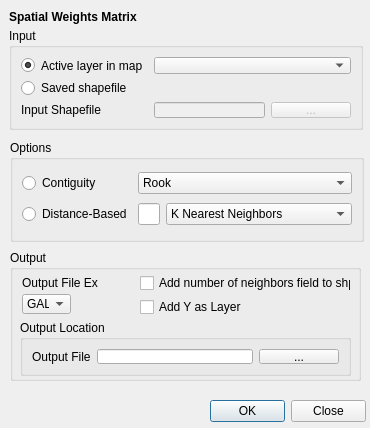
<?xml version="1.0" encoding="UTF-8"?>
<ui version="4.0">
 <class>Weights</class>
 <widget class="QDialog" name="Weights">
  <property name="windowModality">
   <enum>Qt::NonModal</enum>
  </property>
  <property name="geometry">
   <rect>
    <x>0</x>
    <y>0</y>
    <width>370</width>
    <height>428</height>
   </rect>
  </property>
  <property name="acceptDrops">
   <bool>true</bool>
  </property>
  <property name="windowTitle">
   <string>Weights Matrix</string>
  </property>
  <widget class="QDialogButtonBox" name="buttonBox">
   <property name="geometry">
    <rect>
     <x>210</x>
     <y>400</y>
     <width>156</width>
     <height>23</height>
    </rect>
   </property>
   <property name="toolTip">
    <string>press OK to render current raster</string>
   </property>
   <property name="orientation">
    <enum>Qt::Horizontal</enum>
   </property>
   <property name="standardButtons">
    <set>QDialogButtonBox::Close|QDialogButtonBox::Ok</set>
   </property>
   <property name="centerButtons">
    <bool>false</bool>
   </property>
  </widget>
  <widget class="QLabel" name="label_3">
   <property name="geometry">
    <rect>
     <x>9</x>
     <y>9</y>
     <width>131</width>
     <height>16</height>
    </rect>
   </property>
   <property name="font">
    <font>
     <weight>75</weight>
     <bold>true</bold>
    </font>
   </property>
   <property name="text">
    <string>Spatial Weights Matrix</string>
   </property>
  </widget>
  <widget class="QGroupBox" name="groupBox">
   <property name="geometry">
    <rect>
     <x>10</x>
     <y>250</y>
     <width>351</width>
     <height>131</height>
    </rect>
   </property>
   <property name="title">
    <string>Output</string>
   </property>
   <widget class="QGroupBox" name="groupBox_2">
    <property name="geometry">
     <rect>
      <x>10</x>
      <y>70</y>
      <width>331</width>
      <height>56</height>
     </rect>
    </property>
    <property name="sizePolicy">
     <sizepolicy hsizetype="Minimum" vsizetype="Preferred">
      <horstretch>0</horstretch>
      <verstretch>200</verstretch>
     </sizepolicy>
    </property>
    <property name="minimumSize">
     <size>
      <width>0</width>
      <height>13</height>
     </size>
    </property>
    <property name="title">
     <string>Output Location</string>
    </property>
    <layout class="QGridLayout" name="gridLayout">
     <item row="0" column="0">
      <widget class="QLabel" name="label_9">
       <property name="text">
        <string>Output File</string>
       </property>
       <property name="buddy">
        <cstring>outputFile</cstring>
       </property>
      </widget>
     </item>
     <item row="0" column="1">
      <widget class="QLineEdit" name="outputFile">
       <property name="enabled">
        <bool>true</bool>
       </property>
       <property name="toolTip">
        <string>Select a directory where the computed weight matrix will be saved to.</string>
       </property>
      </widget>
     </item>
     <item row="0" column="2">
      <widget class="QPushButton" name="pbnOutput">
       <property name="enabled">
        <bool>true</bool>
       </property>
       <property name="text">
        <string>...</string>
       </property>
      </widget>
     </item>
    </layout>
   </widget>
   <widget class="QLabel" name="label">
    <property name="geometry">
     <rect>
      <x>12</x>
      <y>25</y>
      <width>76</width>
      <height>16</height>
     </rect>
    </property>
    <property name="text">
     <string>Output File Ext.</string>
    </property>
   </widget>
   <widget class="QComboBox" name="outputExt">
    <property name="geometry">
     <rect>
      <x>12</x>
      <y>44</y>
      <width>49</width>
      <height>20</height>
     </rect>
    </property>
    <item>
     <property name="text">
      <string>GAL</string>
     </property>
    </item>
    <item>
     <property name="text">
      <string>GWT</string>
     </property>
    </item>
    <item>
     <property name="text">
      <string>MAT</string>
     </property>
    </item>
   </widget>
   <widget class="QWidget" name="">
    <property name="geometry">
     <rect>
      <x>130</x>
      <y>24</y>
      <width>211</width>
      <height>42</height>
     </rect>
    </property>
    <layout class="QVBoxLayout" name="verticalLayout">
     <item>
      <widget class="QCheckBox" name="addNumNeighbors">
       <property name="text">
        <string>Add number of neighbors field to shp</string>
       </property>
      </widget>
     </item>
     <item>
      <widget class="QCheckBox" name="addY">
       <property name="text">
        <string>Add Y as Layer</string>
       </property>
      </widget>
     </item>
    </layout>
   </widget>
  </widget>
  <widget class="QGroupBox" name="inputBox">
   <property name="geometry">
    <rect>
     <x>9</x>
     <y>28</y>
     <width>354</width>
     <height>102</height>
    </rect>
   </property>
   <property name="title">
    <string>Input</string>
   </property>
   <layout class="QGridLayout" name="gridLayout_4">
    <item row="0" column="0">
     <widget class="QRadioButton" name="rbUseActiveLayer">
      <property name="text">
       <string>Active layer in map</string>
      </property>
      <property name="checked">
       <bool>true</bool>
      </property>
      <attribute name="buttonGroup">
       <string>buttonGroup</string>
      </attribute>
     </widget>
    </item>
    <item row="1" column="0">
     <widget class="QRadioButton" name="rbSaveShapefile">
      <property name="text">
       <string>Saved shapefile</string>
      </property>
      <attribute name="buttonGroup">
       <string>buttonGroup</string>
      </attribute>
     </widget>
    </item>
    <item row="2" column="0">
     <widget class="QLabel" name="label_8">
      <property name="text">
       <string>Input Shapefile</string>
      </property>
      <property name="buddy">
       <cstring>inputFile</cstring>
      </property>
     </widget>
    </item>
    <item row="2" column="1">
     <widget class="QLineEdit" name="inputFile">
      <property name="enabled">
       <bool>false</bool>
      </property>
      <property name="toolTip">
       <string>Choose a shapefile from which to create the spatial weights matrix</string>
      </property>
     </widget>
    </item>
    <item row="2" column="2">
     <widget class="QPushButton" name="pbnInput">
      <property name="enabled">
       <bool>false</bool>
      </property>
      <property name="text">
       <string>...</string>
      </property>
     </widget>
    </item>
    <item row="0" column="1" colspan="2">
     <widget class="QComboBox" name="sourceLayer"/>
    </item>
   </layout>
  </widget>
  <widget class="QGroupBox" name="optionBox">
   <property name="geometry">
    <rect>
     <x>10</x>
     <y>140</y>
     <width>354</width>
     <height>102</height>
    </rect>
   </property>
   <property name="title">
    <string>Options</string>
   </property>
   <layout class="QGridLayout" name="gridLayout_5">
    <item row="1" column="0">
     <widget class="QRadioButton" name="rbDistance">
      <property name="text">
       <string>Distance-Based</string>
      </property>
     </widget>
    </item>
    <item row="0" column="1" colspan="2">
     <widget class="QComboBox" name="contComboBox">
      <item>
       <property name="text">
        <string>Rook</string>
       </property>
      </item>
      <item>
       <property name="text">
        <string>Queen</string>
       </property>
      </item>
      <item>
       <property name="text">
        <string>Bishop</string>
       </property>
      </item>
     </widget>
    </item>
    <item row="0" column="0">
     <widget class="QRadioButton" name="rbContiguity">
      <property name="text">
       <string>Contiguity</string>
      </property>
     </widget>
    </item>
    <item row="1" column="2">
     <widget class="QComboBox" name="distMethod">
      <property name="sizePolicy">
       <sizepolicy hsizetype="Expanding" vsizetype="Fixed">
        <horstretch>0</horstretch>
        <verstretch>0</verstretch>
       </sizepolicy>
      </property>
      <item>
       <property name="text">
        <string>K Nearest Neighbors</string>
       </property>
      </item>
      <item>
       <property name="text">
        <string>r Nearest Neighbors</string>
       </property>
      </item>
      <item>
       <property name="text">
        <string>Euclidean</string>
       </property>
      </item>
      <item>
       <property name="text">
        <string>Manhattan</string>
       </property>
      </item>
      <item>
       <property name="text">
        <string>Max nn-distance Band</string>
       </property>
      </item>
      <item>
       <property name="text">
        <string>I just kept listing slides from Serge</string>
       </property>
      </item>
      <item>
       <property name="text">
        <string>What fits/doesn't fit here</string>
       </property>
      </item>
      <item>
       <property name="text">
        <string/>
       </property>
      </item>
     </widget>
    </item>
    <item row="1" column="1">
     <widget class="QLineEdit" name="inputDistance">
      <property name="sizePolicy">
       <sizepolicy hsizetype="Expanding" vsizetype="Fixed">
        <horstretch>0</horstretch>
        <verstretch>0</verstretch>
       </sizepolicy>
      </property>
     </widget>
    </item>
   </layout>
  </widget>
 </widget>
 <tabstops>
  <tabstop>rbUseActiveLayer</tabstop>
  <tabstop>rbSaveShapefile</tabstop>
  <tabstop>inputFile</tabstop>
  <tabstop>pbnInput</tabstop>
  <tabstop>buttonBox</tabstop>
 </tabstops>
 <resources/>
 <connections>
  <connection>
   <sender>buttonBox</sender>
   <signal>rejected()</signal>
   <receiver>Weights</receiver>
   <slot>reject()</slot>
   <hints>
    <hint type="sourcelabel">
     <x>177</x>
     <y>448</y>
    </hint>
    <hint type="destinationlabel">
     <x>177</x>
     <y>215</y>
    </hint>
   </hints>
  </connection>
  <connection>
   <sender>buttonBox</sender>
   <signal>accepted()</signal>
   <receiver>Weights</receiver>
   <slot>accept()</slot>
   <hints>
    <hint type="sourcelabel">
     <x>177</x>
     <y>448</y>
    </hint>
    <hint type="destinationlabel">
     <x>157</x>
     <y>215</y>
    </hint>
   </hints>
  </connection>
  <connection>
   <sender>rbUseActiveLayer</sender>
   <signal>toggled(bool)</signal>
   <receiver>inputFile</receiver>
   <slot>setDisabled(bool)</slot>
   <hints>
    <hint type="sourcelabel">
     <x>115</x>
     <y>252</y>
    </hint>
    <hint type="destinationlabel">
     <x>294</x>
     <y>311</y>
    </hint>
   </hints>
  </connection>
  <connection>
   <sender>rbSaveShapefile</sender>
   <signal>toggled(bool)</signal>
   <receiver>pbnInput</receiver>
   <slot>setEnabled(bool)</slot>
   <hints>
    <hint type="sourcelabel">
     <x>157</x>
     <y>292</y>
    </hint>
    <hint type="destinationlabel">
     <x>428</x>
     <y>326</y>
    </hint>
   </hints>
  </connection>
  <connection>
   <sender>rbSaveShapefile</sender>
   <signal>toggled(bool)</signal>
   <receiver>pbnOutput</receiver>
   <slot>setEnabled(bool)</slot>
   <hints>
    <hint type="sourcelabel">
     <x>114</x>
     <y>288</y>
    </hint>
    <hint type="destinationlabel">
     <x>414</x>
     <y>357</y>
    </hint>
   </hints>
  </connection>
  <connection>
   <sender>rbUseActiveLayer</sender>
   <signal>toggled(bool)</signal>
   <receiver>pbnInput</receiver>
   <slot>setDisabled(bool)</slot>
   <hints>
    <hint type="sourcelabel">
     <x>69</x>
     <y>253</y>
    </hint>
    <hint type="destinationlabel">
     <x>437</x>
     <y>314</y>
    </hint>
   </hints>
  </connection>
  <connection>
   <sender>rbUseActiveLayer</sender>
   <signal>toggled(bool)</signal>
   <receiver>sourceLayer</receiver>
   <slot>setEnabled(bool)</slot>
   <hints>
    <hint type="sourcelabel">
     <x>75</x>
     <y>60</y>
    </hint>
    <hint type="destinationlabel">
     <x>245</x>
     <y>60</y>
    </hint>
   </hints>
  </connection>
  <connection>
   <sender>rbSaveShapefile</sender>
   <signal>toggled(bool)</signal>
   <receiver>sourceLayer</receiver>
   <slot>setDisabled(bool)</slot>
   <hints>
    <hint type="sourcelabel">
     <x>75</x>
     <y>85</y>
    </hint>
    <hint type="destinationlabel">
     <x>245</x>
     <y>60</y>
    </hint>
   </hints>
  </connection>
  <connection>
   <sender>rbContiguity</sender>
   <signal>toggled(bool)</signal>
   <receiver>inputDistance</receiver>
   <slot>setDisabled(bool)</slot>
   <hints>
    <hint type="sourcelabel">
     <x>68</x>
     <y>179</y>
    </hint>
    <hint type="destinationlabel">
     <x>189</x>
     <y>212</y>
    </hint>
   </hints>
  </connection>
  <connection>
   <sender>rbContiguity</sender>
   <signal>toggled(bool)</signal>
   <receiver>distMethod</receiver>
   <slot>setDisabled(bool)</slot>
   <hints>
    <hint type="sourcelabel">
     <x>68</x>
     <y>179</y>
    </hint>
    <hint type="destinationlabel">
     <x>307</x>
     <y>212</y>
    </hint>
   </hints>
  </connection>
  <connection>
   <sender>rbContiguity</sender>
   <signal>toggled(bool)</signal>
   <receiver>contComboBox</receiver>
   <slot>setEnabled(bool)</slot>
   <hints>
    <hint type="sourcelabel">
     <x>68</x>
     <y>179</y>
    </hint>
    <hint type="destinationlabel">
     <x>238</x>
     <y>179</y>
    </hint>
   </hints>
  </connection>
  <connection>
   <sender>rbDistance</sender>
   <signal>toggled(bool)</signal>
   <receiver>contComboBox</receiver>
   <slot>setDisabled(bool)</slot>
   <hints>
    <hint type="sourcelabel">
     <x>68</x>
     <y>212</y>
    </hint>
    <hint type="destinationlabel">
     <x>238</x>
     <y>179</y>
    </hint>
   </hints>
  </connection>
  <connection>
   <sender>rbDistance</sender>
   <signal>toggled(bool)</signal>
   <receiver>distMethod</receiver>
   <slot>setEnabled(bool)</slot>
   <hints>
    <hint type="sourcelabel">
     <x>68</x>
     <y>212</y>
    </hint>
    <hint type="destinationlabel">
     <x>307</x>
     <y>212</y>
    </hint>
   </hints>
  </connection>
  <connection>
   <sender>rbDistance</sender>
   <signal>toggled(bool)</signal>
   <receiver>inputDistance</receiver>
   <slot>setEnabled(bool)</slot>
   <hints>
    <hint type="sourcelabel">
     <x>68</x>
     <y>212</y>
    </hint>
    <hint type="destinationlabel">
     <x>189</x>
     <y>212</y>
    </hint>
   </hints>
  </connection>
 </connections>
 <buttongroups>
  <buttongroup name="buttonGroup"/>
 </buttongroups>
</ui>
